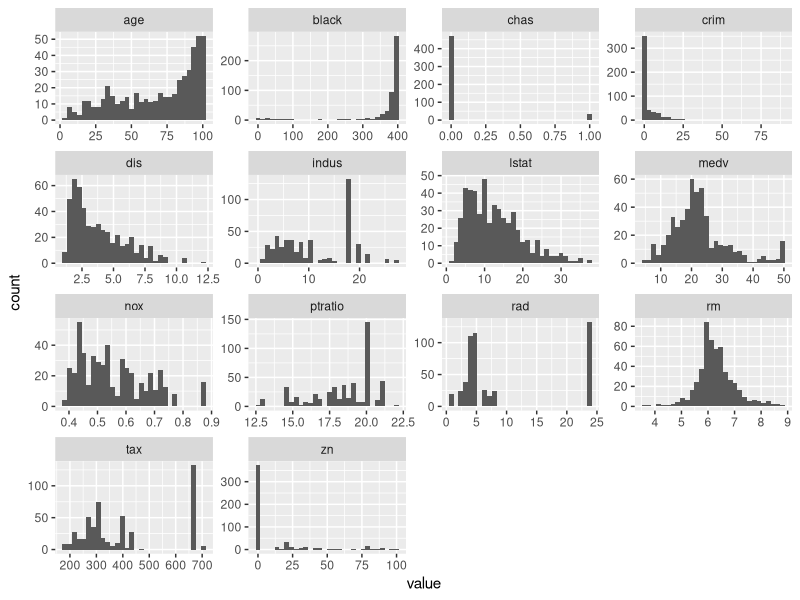
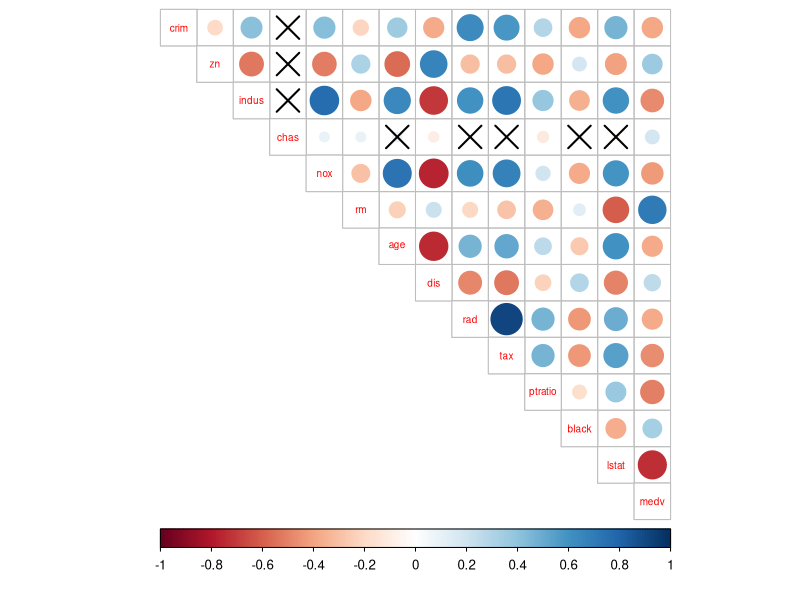
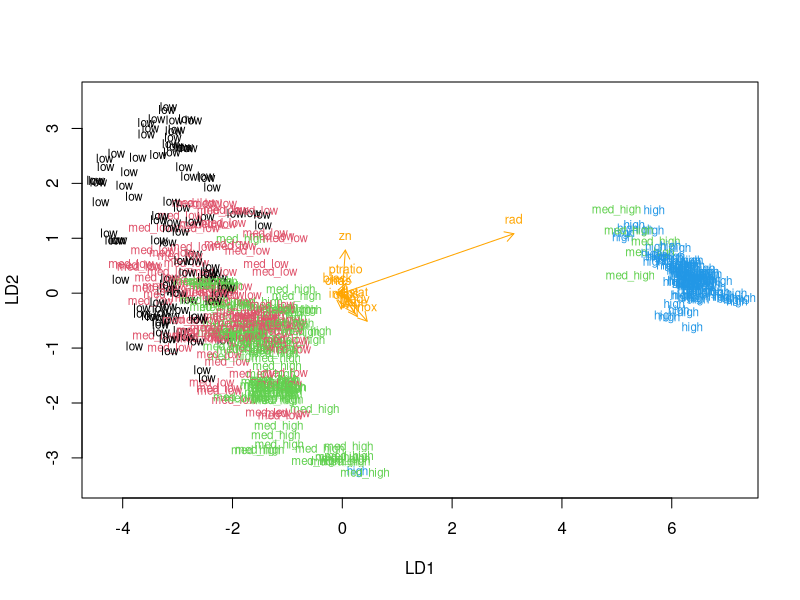
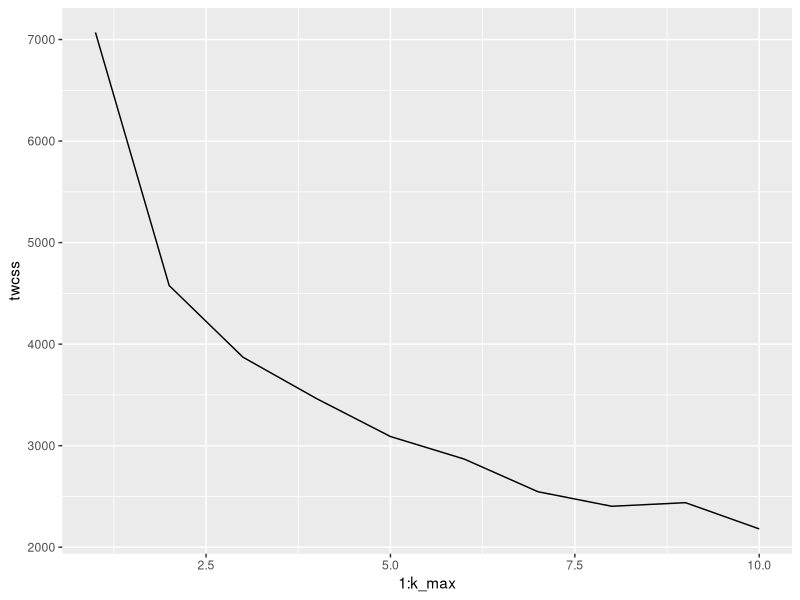
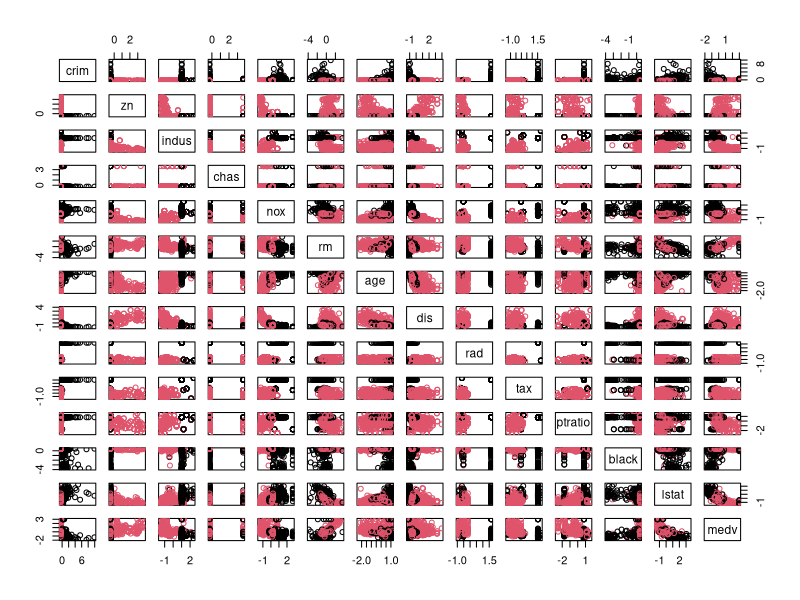

The R script that drew these images, in order:
## ---- chunk 1

#Open packages
library(MASS)
library(psych)
library(tidyverse)
library(corrplot)
library(GGally)

#Read the data
data("Boston")

#Checking the data
str(Boston)
## ---- chunk 2

describe(Boston)
gather(Boston) %>% ggplot(aes(value)) + facet_wrap("key", scales = "free") + geom_histogram()

## ---- chunk 3
cor_matrix<-cor(Boston) %>% round(digits = 2)
cor_matrix

pvalues <-cor.mtest(Boston, conf.level = .95)
corrplot(cor_matrix, method= "circle", type="upper", cl.pos="b", tl.pos="d", tl.cex = 0.6, number.cex=0.5,p.mat=pvalues$p, sig.level=0.05)
## ---- chunk 4

boston_scaled <- scale(Boston)

class(boston_scaled)

boston_scaled <- as.data.frame(boston_scaled)

summary(boston_scaled)
describe(boston_scaled)

## ---- chunk 5
#Save categories of crime rate
bins <- quantile(boston_scaled$crim)

#new variable
crime <- cut(boston_scaled$crim, breaks = bins, include.lowest = TRUE, labels = c("low", "med_low", "med_high", "high"))
table(crime)

# remove original crim from the dataset
boston_scaled <- dplyr::select(boston_scaled, -crim)

# add the new categorical value to scaled data
boston_scaled <- data.frame(boston_scaled, crime)

# number of rows in the Boston dataset 
n <- nrow(boston_scaled)

# choose randomly 80% of the rows
ind <- sample(n,  size = n * 0.8)

# create train set
train <- boston_scaled[ind,]

# create test set 
test <- boston_scaled[-ind,]

# save the correct classes from test data
correct_classes <- test$crime

# remove the crime variable from test data
test <- dplyr::select(test, -crime)
## ---- chunk 6

# linear discriminant analysis
lda.fit <- lda(crime ~ ., data = train)

# print the lda.fit object
lda.fit

# the function for lda biplot arrows
lda.arrows <- function(x, myscale = 1, arrow_heads = 0.1, color = "orange", tex = 0.75, choices = c(1,2)){
  heads <- coef(x)
  arrows(x0 = 0, y0 = 0, 
         x1 = myscale * heads[,choices[1]], 
         y1 = myscale * heads[,choices[2]], col=color, length = arrow_heads)
  text(myscale * heads[,choices], labels = row.names(heads), 
       cex = tex, col=color, pos=3)
}

# target classes as numeric
classes <- as.numeric(train$crime)

# plot the lda results
plot(lda.fit, dimen = 2, col = classes, pch = classes)
lda.arrows(lda.fit, myscale = 1)

# predict classes with test data
lda.pred <- predict(lda.fit, newdata = test)

# cross tabulate the results
table(correct = correct_classes, predicted = lda.pred$class)

## ---- chunk 7

data('Boston')
Boston = scale(Boston)
Boston <- as.data.frame(Boston)

# euclidean distance matrix
dist_eu <- dist(Boston)
summary(dist_eu)

# manhattan distance matrix
dist_man <- dist(Boston, method = 'manhattan')
summary(dist_man)

## ---- chunk 8

# determine the best number of clusters
k_max <- 10
# calculate the total within sum of squares
twcss <- sapply(1:k_max, function(k){kmeans(Boston, k)$tot.withinss})
# visualize the results
qplot(x = 1:k_max, y = twcss, geom = 'line')

# k-means clustering
km <-kmeans(Boston, centers = 2)

# plot the whole Boston dataset with clusters
pairs(Boston, col = km$cluster)


